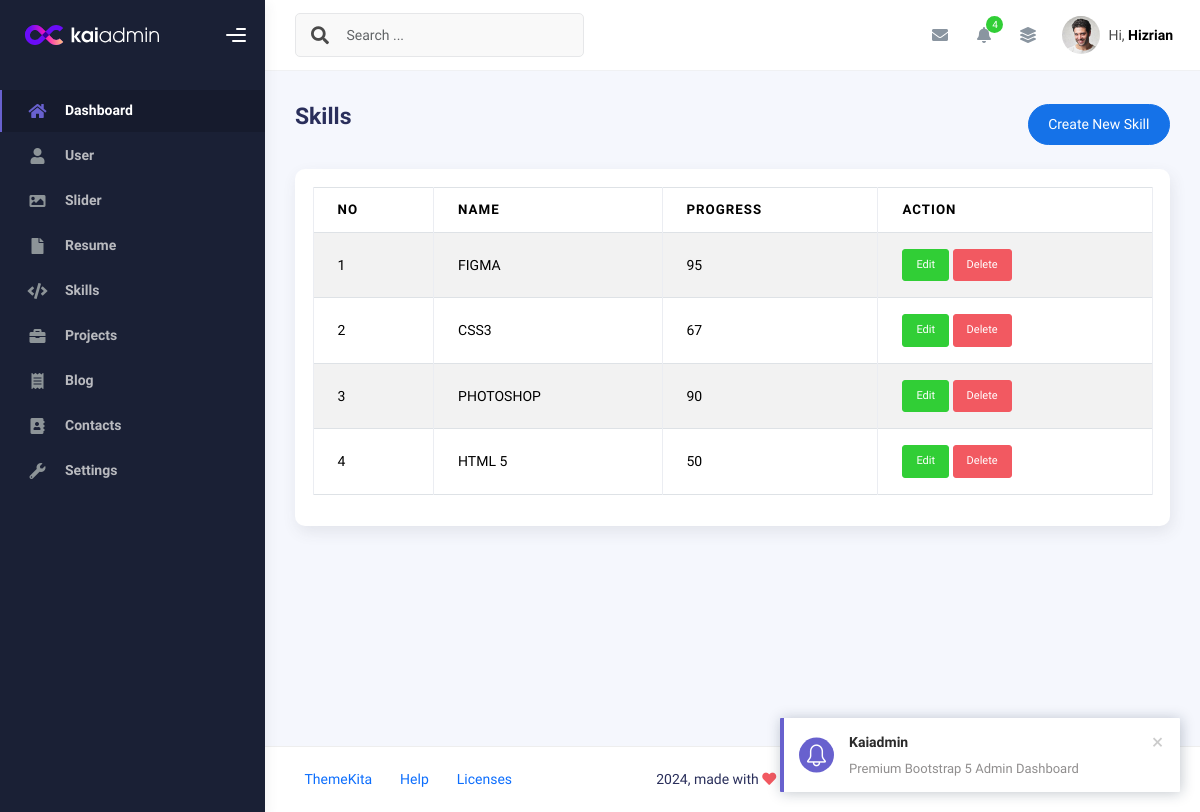
The app's page /admin/app.php?page=skills (signed in), older data.
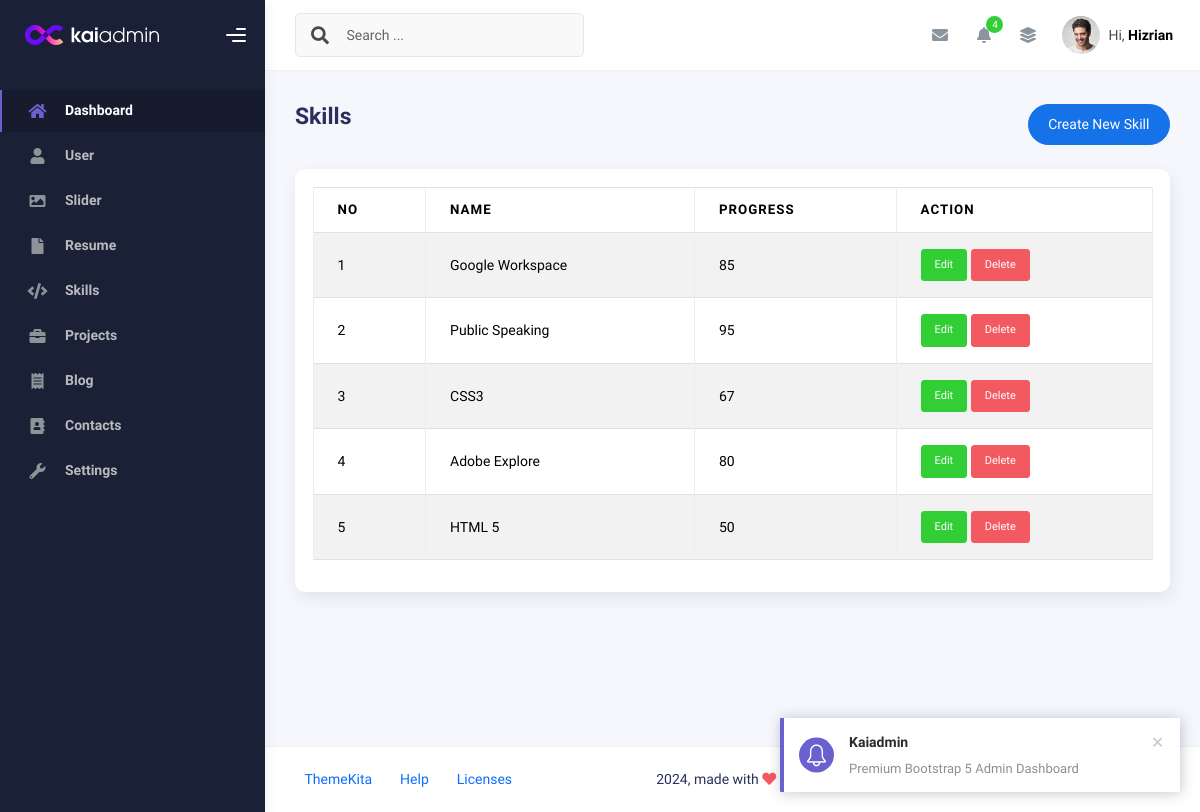
The same page, newer data.
### tables this page shows
CREATE TABLE `skills` (
  `id` int(11) NOT NULL,
  `name` varchar(50) NOT NULL,
  `progress` int(3) NOT NULL,
  `created_at` timestamp NOT NULL DEFAULT current_timestamp(),
  `updated_at` timestamp NULL DEFAULT NULL ON UPDATE current_timestamp()
);

### admin/skills.php (the view, shortened to what this page needs)
<?php
$query = mysqli_query($conn, "SELECT * FROM skills ORDER BY id DESC");
$rows = mysqli_fetch_all($query, MYSQLI_ASSOC);
?>
<div class="d-flex align-items-left align-items-md-center flex-column flex-md-row pt-2 pb-4">
  <div>
    <h3 class="fw-bold mb-3">Skills</h3>
  </div>
  <div class="ms-md-auto py-2 py-md-0">
    <a href="app.php?page=create-skills" class="btn btn-primary btn-round">Create New Skill</a>
  </div>
</div>
<div class="row">
  <div class="col-sm-6 col-md-12">
    <div class="card">
      <div class="card-body">
        <table class="table table-bordered table-striped">
          <thead>
            <tr>
              <th>No</th>
              <th>Name</th>
              <th>Progress</th>
              <th>Action</th>
            </tr>
          </thead>
          <tbody>
            <?php foreach ($rows as $index => $row): ?>
              <tr>
                <td><?php echo $index += 1 ?></td>
                <td><?php echo $row['name'] ?></td>
                <td><?php echo $row['progress'] ?></td>
                <td>
                  <a class="btn btn-success btn-sm"
                    href="app.php?page=create-skills&edit=<?php echo $row['id'] ?>">Edit</a>
                  <a onclick="return confirm('Are you sure want to delete this data?')"
                    class="btn btn-danger btn-sm"
                    href="app.php?page=skills&delete=<?php echo $row['id'] ?>">Delete</a>
                </td>
              </tr>
            <?php endforeach ?>
          </tbody>
        </table>
      </div>
    </div>
  </div>
</div>

### admin/app.php (shortened to what this page needs)
<!DOCTYPE html>
<html lang="en">
<head>
  <?php
  include "inc/css.php";
  ?>
</head>
<body>
  <div class="wrapper">
    <?php
    include "inc/sidebar.php";
    ?>
    <div class="main-panel">
      <div class="main-header">
        <?php
        include "inc/navbar.php";
        ?>
      </div>
      <div class="container">
        <div class="page-inner">
            <?php
              if(isset($_GET['page'])){
              if(file_exists($_GET['page']. '.php')){
                include $_GET['page']. '.php';
              }else{
                include 'notfound.php';
              }
              }
            ?>
        </div>
      </div>
      <footer class="footer">
        <div class="container-fluid d-flex justify-content-between">
          <nav class="pull-left">
            <ul class="nav">
              <li class="nav-item">
                <a class="nav-link" href="http://www.themekita.com">
                  ThemeKita
                </a>
              </li>
              <li class="nav-item">
                <a class="nav-link" href="#"> Help </a>
              </li>
              <li class="nav-item">
                <a class="nav-link" href="#"> Licenses </a>
              </li>
            </ul>
          </nav>
          <div class="copyright">
            2024, made with <i class="fa fa-heart heart text-danger"></i> by
            <a href="http://www.themekita.com">ThemeKita</a>
          </div>
          <div>
            <a target="_blank" href="https://themewagon.com/">ThemeWagon</a>.
          </div>
        </div>
      </footer>
    </div>
  </div>
</body>
</html>

### admin/inc/css.php (shortened to what this page needs)
<link rel="stylesheet" href="assets/kaiadmin-lite-1.2.0/assets/css/bootstrap.min.css" />
<link rel="stylesheet" href="assets/kaiadmin-lite-1.2.0/assets/css/plugins.min.css" />
<link rel="stylesheet" href="assets/kaiadmin-lite-1.2.0/assets/css/kaiadmin.min.css" />
<link rel="stylesheet" href="assets/kaiadmin-lite-1.2.0/assets/css/demo.css" />
<link href="https://cdn.datatables.net/v/dt/dt-3.0.1/datatables.min.css" rel="stylesheet">

### admin/inc/sidebar.php (shortened to what this page needs)
<div class="sidebar" data-background-color="dark">
    <div class="sidebar-logo">
        <div class="logo-header" data-background-color="dark">
            <a href="index.html" class="logo">
                <img
                    src="assets/kaiadmin-lite-1.2.0/assets/img/kaiadmin/logo_light.svg"
                    alt="navbar brand"
                    class="navbar-brand"
                    height="20" />
            </a>
            <div class="nav-toggle">
                <button class="btn btn-toggle toggle-sidebar">
                    <i class="gg-menu-right"></i>
                </button>
            </div>
        </div>
    </div>
    <div class="sidebar-wrapper scrollbar scrollbar-inner">
        <div class="sidebar-content">
            <ul class="nav nav-secondary">
                <li class="nav-item active">
                    <a
                        href="app.php?page=dashboard"
                        aria-expanded="false">
                        <i class="fas fa-home"></i>
                        <p>Dashboard</p>
                    </a>
                </li>
                <li class="nav-item">
                    <a
                        href="app.php?page=user"
                        aria-expanded="false">
                        <i class="fas fa-user"></i>
                        <p>User</p>
                    </a>
                </li>
                <li class="nav-item">
                    <a
                        href="app.php?page=sliders"
                        aria-expanded="false">
                        <i class="fa fa-image"></i>
                        <p>Slider</p>
                    </a>
                </li>
                <li class="nav-item">
                    <a
                        href="app.php?page=resume"
                        aria-expanded="false">
                        <i class="fa fa-file"></i>
                        <p>Resume</p>
                    </a>
                </li>
                <li class="nav-item">
                    <a
                        href="app.php?page=skills"
                        aria-expanded="false">
                        <i class="fa fa-code"></i>
                        <p>Skills</p>
                    </a>
                </li>
                <li class="nav-item">
                    <a
                        href="app.php?page=projects"
                        aria-expanded="false">
                        <i class="fa fa-briefcase"></i>
                        <p>Projects</p>
                    </a>
                </li>
                <li class="nav-item">
                    <a
                        href="app.php?page=blog"
                        aria-expanded="false">
                        <i class="fa fa-receipt"></i>
                        <p>Blog</p>
                    </a>
                </li>
                <li class="nav-item">
                    <a
                        href="app.php?page=contacts"
                        aria-expanded="false">
                        <i class="fa fa-address-book"></i>
                        <p>Contacts</p>
                    </a>
                </li>
                <li class="nav-item">
                    <a
                        href="app.php?page=settings"
                        aria-expanded="false">
                        <i class="fa fa-wrench"></i>
                        <p>Settings</p>
                    </a>
                </li>
            </ul>
        </div>
    </div>
</div>

### admin/inc/navbar.php (shortened to what this page needs)
<nav
    class="navbar navbar-header navbar-header-transparent navbar-expand-lg border-bottom">
    <div class="container-fluid">
        <nav
            class="navbar navbar-header-left navbar-expand-lg navbar-form nav-search p-0 d-none d-lg-flex">
            <div class="input-group">
                <div class="input-group-prepend">
                    <button type="submit" class="btn btn-search pe-1">
                        <i class="fa fa-search search-icon"></i>
                    </button>
                </div>
                <input
                    type="text"
                    placeholder="Search ..."
                    class="form-control" />
            </div>
        </nav>
        <ul class="navbar-nav topbar-nav ms-md-auto align-items-center">
            <li class="nav-item topbar-icon dropdown hidden-caret">
                <a
                    class="nav-link dropdown-toggle"
                    href="#"
                    id="messageDropdown"
                    role="button"
                    data-bs-toggle="dropdown"
                    aria-haspopup="true"
                    aria-expanded="false">
                    <i class="fa fa-envelope"></i>
                </a>
            </li>
            <li class="nav-item topbar-icon dropdown hidden-caret">
                <a
                    class="nav-link dropdown-toggle"
                    href="#"
                    id="notifDropdown"
                    role="button"
                    data-bs-toggle="dropdown"
                    aria-haspopup="true"
                    aria-expanded="false">
                    <i class="fa fa-bell"></i>
                    <span class="notification">4</span>
                </a>
            </li>
            <li class="nav-item topbar-icon dropdown hidden-caret">
                <a
                    class="nav-link"
                    data-bs-toggle="dropdown"
                    href="#"
                    aria-expanded="false">
                    <i class="fas fa-layer-group"></i>
                </a>
            </li>
            <li class="nav-item topbar-user dropdown hidden-caret">
                <a
                    class="dropdown-toggle profile-pic"
                    data-bs-toggle="dropdown"
                    href="#"
                    aria-expanded="false">
                    <div class="avatar-sm">
                        <img
                            src="assets/kaiadmin-lite-1.2.0/assets/img/profile.jpg"
                            alt="..."
                            class="avatar-img rounded-circle" />
                    </div>
                    <span class="profile-username">
                        <span class="op-7">Hi,</span>
                        <span class="fw-bold">Hizrian</span>
                    </span>
                </a>
            </li>
        </ul>
    </div>
</nav>

Row changes from the older to the newer data that the page shows:
added skills: index "1", name "Google Workspace", progress "85"
changed skills: index "1" → "2"; name "FIGMA" → "Public Speaking"
computed for skills "CSS3": index "2" → "3"
changed skills: index "3" → "4"; name "PHOTOSHOP" → "Adobe Explore"; progress "90" → "80"
computed for skills "HTML 5": index "4" → "5"
